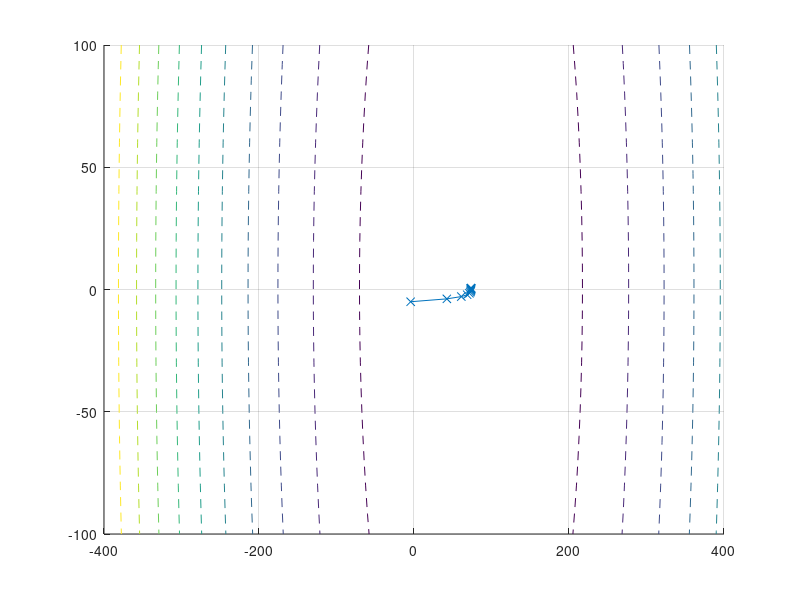

This chart was generated by the following MATLAB code:
clear all;
clc;
clear all;
clc;

%J = ||Ymes - X||^2 -> min(U)
%optimal conrol, bound condition, how will I use them?
% grJ_U = -2B'Ymes*tau + 2*tau*B'Ax + 2*BB'Uau^2 + 2*tau^2*B'C + 2*tau*B'x 

%constant parametres
lambda0 = 0.1;
eps = 0.05;
tau = 1;

A = [1 0 0 0 0; 0 1 0 0 0; 0 0 1 0 0; 0 0 0 1 0; 0 0 0 0 1];
B =  [1 0; 1 0; 1 0; 0 1; 0 0];
C = [1; 1; 1; -1; 1];
U0 = [-5*sin(2*pi/3); 10*cos(2*pi/3)];
Ymes = [179.43;    -404.38;    2.0407;    3.8453;       0]; %column
x = [179.11;    -404.23;    1.8492;    1.9926;    -4.2]; %column
xth = x;
kmax = 1000;
k = 1; i=2;
U01trace = U0(1);
U02trace = U0(2);
J_k = norm(Ymes - A*xth*tau - B*U0*tau - C*tau - xth)^2;
J_k1 = -10*J_k;

    while abs(J_k1 - J_k) > eps
        grJ_U = 2*B'*(-Ymes*tau + A*x*tau + B*U0*tau^2 + C*tau^2 + x*tau);
        U1 = U0;
        U0 = U0 - lambda0*grJ_U;
        J_k = norm(Ymes - A*xth*tau - B*U1*tau - C*tau - xth)^2;
        J_k1 = norm(Ymes - A*xth*tau - B*U0*tau - C*tau - xth)^2;
        %save the coordinates
        U01trace(i) = U0(1); 
        U02trace(i) = U0(2); 
        if( abs(J_k1 - J_k) < eps)
            l = 'accuracy';
            break
        end
        k = k+1;
        i = i+1;
    end    
U_opt = U0;
iterations_n = k;
%plot the soluion of he gradient descent 
[x, y] = meshgrid(-400:10:400, -100:10:100);
X = [x(:)'; y(:)'];
for i = 1:length(X)
    z(i) = (norm(Ymes - A*xth*tau - B*X(:,i)*tau - C*tau - xth))^2;
end
z=reshape(z,size(x));
grid,hold on
contour(x, y, z, '--');
plot(U01trace(:), U02trace(:), '-x');
%[C, h] = contour(x, y, z, '--');
%clabel(C,h);

